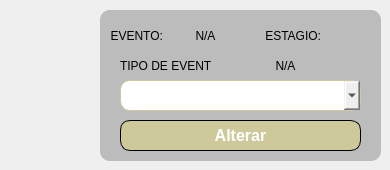
   <widget class="QWidget" name="tab_3">
    <attribute name="title">
     <string>ALTERAR TIPO</string>
    </attribute>
    <widget class="QLabel" name="label_26">
     <property name="geometry">
      <rect>
       <x>100</x>
       <y>10</y>
       <width>281</width>
       <height>151</height>
      </rect>
     </property>
     <property name="styleSheet">
      <string notr="true">background: rgb(188,188,188); border-radius: 10px;</string>
     </property>
     <property name="text">
      <string/>
     </property>
    </widget>
    <widget class="QPushButton" name="btnAlterar">
     <property name="enabled">
      <bool>true</bool>
     </property>
     <property name="geometry">
      <rect>
       <x>120</x>
       <y>120</y>
       <width>241</width>
       <height>31</height>
      </rect>
     </property>
     <property name="font">
      <font>
       <family>Arial</family>
       <pointsize>12</pointsize>
       <weight>75</weight>
       <bold>true</bold>
      </font>
     </property>
     <property name="styleSheet">
      <string notr="true">	border-radius: 10px;
	border: 1px solid rgb(0,0,0);
    background-color: #CDC99B;
    color: white;</string>
     </property>
     <property name="text">
      <string>Alterar</string>
     </property>
    </widget>
    <widget class="QLabel" name="label_23">
     <property name="geometry">
      <rect>
       <x>120</x>
       <y>50</y>
       <width>91</width>
       <height>31</height>
      </rect>
     </property>
     <property name="text">
      <string>TIPO DE EVENTO:</string>
     </property>
     <property name="alignment">
      <set>Qt::AlignLeading|Qt::AlignLeft|Qt::AlignVCenter</set>
     </property>
    </widget>
    <widget class="QLabel" name="labelEventoAlterar">
     <property name="geometry">
      <rect>
       <x>170</x>
       <y>20</y>
       <width>71</width>
       <height>31</height>
      </rect>
     </property>
     <property name="text">
      <string>N/A</string>
     </property>
     <property name="alignment">
      <set>Qt::AlignCenter</set>
     </property>
    </widget>
    <widget class="QLabel" name="labelEstagioAlterar">
     <property name="geometry">
      <rect>
       <x>330</x>
       <y>20</y>
       <width>31</width>
       <height>31</height>
      </rect>
     </property>
     <property name="text">
      <string/>
     </property>
     <property name="alignment">
      <set>Qt::AlignCenter</set>
     </property>
    </widget>
    <widget class="QLabel" name="labelTipoEventoAlterar">
     <property name="geometry">
      <rect>
       <x>210</x>
       <y>50</y>
       <width>151</width>
       <height>31</height>
      </rect>
     </property>
     <property name="text">
      <string>N/A</string>
     </property>
     <property name="alignment">
      <set>Qt::AlignCenter</set>
     </property>
    </widget>
    <widget class="QLabel" name="label_25">
     <property name="geometry">
      <rect>
       <x>250</x>
       <y>20</y>
       <width>71</width>
       <height>31</height>
      </rect>
     </property>
     <property name="text">
      <string>ESTAGIO:</string>
     </property>
     <property name="alignment">
      <set>Qt::AlignRight|Qt::AlignTrailing|Qt::AlignVCenter</set>
     </property>
    </widget>
    <widget class="QLabel" name="label_24">
     <property name="geometry">
      <rect>
       <x>92</x>
       <y>20</y>
       <width>71</width>
       <height>31</height>
      </rect>
     </property>
     <property name="text">
      <string>EVENTO:</string>
     </property>
     <property name="alignment">
      <set>Qt::AlignRight|Qt::AlignTrailing|Qt::AlignVCenter</set>
     </property>
    </widget>
    <widget class="QComboBox" name="dropdownTipoEventoAlterar">
     <property name="geometry">
      <rect>
       <x>120</x>
       <y>80</y>
       <width>241</width>
       <height>31</height>
      </rect>
     </property>
     <property name="font">
      <font>
       <family>Arial</family>
       <pointsize>12</pointsize>
      </font>
     </property>
     <property name="styleSheet">
      <string notr="true">border-radius: 10px;
border: 1px solid #CDC99B;</string>
     </property>
    </widget>
   </widget>
